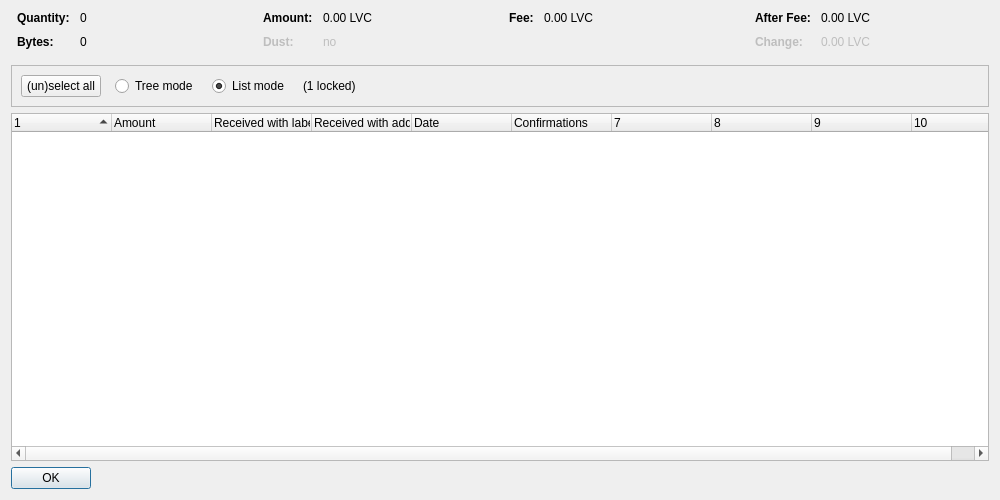
<?xml version="1.0" encoding="UTF-8"?>
<ui version="4.0">
 <class>CoinControlDialog</class>
 <widget class="QDialog" name="CoinControlDialog">
  <property name="geometry">
   <rect>
    <x>0</x>
    <y>0</y>
    <width>1000</width>
    <height>500</height>
   </rect>
  </property>
  <property name="windowTitle">
   <string>Coin Selection</string>
  </property>
  <layout class="QVBoxLayout" name="verticalLayout">
   <item>
    <layout class="QHBoxLayout" name="horizontalLayoutTop" stretch="0,0,0,0">
     <property name="topMargin">
      <number>0</number>
     </property>
     <property name="bottomMargin">
      <number>10</number>
     </property>
     <item>
      <layout class="QFormLayout" name="formLayoutCoinControl1">
       <property name="horizontalSpacing">
        <number>10</number>
       </property>
       <property name="verticalSpacing">
        <number>10</number>
       </property>
       <property name="leftMargin">
        <number>6</number>
       </property>
       <property name="rightMargin">
        <number>6</number>
       </property>
       <item row="0" column="0">
        <widget class="QLabel" name="labelCoinControlQuantityText">
         <property name="font">
          <font>
           <weight>75</weight>
           <bold>true</bold>
          </font>
         </property>
         <property name="text">
          <string>Quantity:</string>
         </property>
        </widget>
       </item>
       <item row="0" column="1">
        <widget class="QLabel" name="labelCoinControlQuantity">
         <property name="cursor">
          <cursorShape>IBeamCursor</cursorShape>
         </property>
         <property name="contextMenuPolicy">
          <enum>Qt::ActionsContextMenu</enum>
         </property>
         <property name="text">
          <string notr="true">0</string>
         </property>
         <property name="textInteractionFlags">
          <set>Qt::LinksAccessibleByMouse|Qt::TextSelectableByKeyboard|Qt::TextSelectableByMouse</set>
         </property>
        </widget>
       </item>
       <item row="1" column="0">
        <widget class="QLabel" name="labelCoinControlBytesText">
         <property name="font">
          <font>
           <weight>75</weight>
           <bold>true</bold>
          </font>
         </property>
         <property name="text">
          <string>Bytes:</string>
         </property>
        </widget>
       </item>
       <item row="1" column="1">
        <widget class="QLabel" name="labelCoinControlBytes">
         <property name="cursor">
          <cursorShape>IBeamCursor</cursorShape>
         </property>
         <property name="contextMenuPolicy">
          <enum>Qt::ActionsContextMenu</enum>
         </property>
         <property name="text">
          <string notr="true">0</string>
         </property>
         <property name="textInteractionFlags">
          <set>Qt::LinksAccessibleByMouse|Qt::TextSelectableByKeyboard|Qt::TextSelectableByMouse</set>
         </property>
        </widget>
       </item>
      </layout>
     </item>
     <item>
      <layout class="QFormLayout" name="formLayoutCoinControl2">
       <property name="horizontalSpacing">
        <number>10</number>
       </property>
       <property name="verticalSpacing">
        <number>10</number>
       </property>
       <property name="leftMargin">
        <number>6</number>
       </property>
       <property name="rightMargin">
        <number>6</number>
       </property>
       <item row="0" column="0">
        <widget class="QLabel" name="labelCoinControlAmountText">
         <property name="font">
          <font>
           <weight>75</weight>
           <bold>true</bold>
          </font>
         </property>
         <property name="text">
          <string>Amount:</string>
         </property>
        </widget>
       </item>
       <item row="0" column="1">
        <widget class="QLabel" name="labelCoinControlAmount">
         <property name="cursor">
          <cursorShape>IBeamCursor</cursorShape>
         </property>
         <property name="contextMenuPolicy">
          <enum>Qt::ActionsContextMenu</enum>
         </property>
         <property name="text">
          <string notr="true">0.00 LVC</string>
         </property>
         <property name="textInteractionFlags">
          <set>Qt::LinksAccessibleByMouse|Qt::TextSelectableByKeyboard|Qt::TextSelectableByMouse</set>
         </property>
        </widget>
       </item>
       <item row="1" column="0">
        <widget class="QLabel" name="labelCoinControlLowOutputText">
         <property name="enabled">
          <bool>false</bool>
         </property>
         <property name="font">
          <font>
           <weight>75</weight>
           <bold>true</bold>
          </font>
         </property>
         <property name="text">
          <string>Dust:</string>
         </property>
        </widget>
       </item>
       <item row="1" column="1">
        <widget class="QLabel" name="labelCoinControlLowOutput">
         <property name="enabled">
          <bool>false</bool>
         </property>
         <property name="cursor">
          <cursorShape>IBeamCursor</cursorShape>
         </property>
         <property name="contextMenuPolicy">
          <enum>Qt::ActionsContextMenu</enum>
         </property>
         <property name="text">
          <string notr="true">no</string>
         </property>
         <property name="textInteractionFlags">
          <set>Qt::LinksAccessibleByMouse|Qt::TextSelectableByKeyboard|Qt::TextSelectableByMouse</set>
         </property>
        </widget>
       </item>
      </layout>
     </item>
     <item>
      <layout class="QFormLayout" name="formLayoutCoinControl3">
       <property name="horizontalSpacing">
        <number>10</number>
       </property>
       <property name="verticalSpacing">
        <number>10</number>
       </property>
       <property name="leftMargin">
        <number>6</number>
       </property>
       <property name="rightMargin">
        <number>6</number>
       </property>
       <item row="0" column="0">
        <widget class="QLabel" name="labelCoinControlFeeText">
         <property name="font">
          <font>
           <weight>75</weight>
           <bold>true</bold>
          </font>
         </property>
         <property name="text">
          <string>Fee:</string>
         </property>
        </widget>
       </item>
       <item row="0" column="1">
        <widget class="QLabel" name="labelCoinControlFee">
         <property name="cursor">
          <cursorShape>IBeamCursor</cursorShape>
         </property>
         <property name="contextMenuPolicy">
          <enum>Qt::ActionsContextMenu</enum>
         </property>
         <property name="text">
          <string notr="true">0.00 LVC</string>
         </property>
         <property name="textInteractionFlags">
          <set>Qt::LinksAccessibleByMouse|Qt::TextSelectableByKeyboard|Qt::TextSelectableByMouse</set>
         </property>
        </widget>
       </item>
      </layout>
     </item>
     <item>
      <layout class="QFormLayout" name="formLayoutCoinControl4">
       <property name="horizontalSpacing">
        <number>10</number>
       </property>
       <property name="verticalSpacing">
        <number>10</number>
       </property>
       <property name="leftMargin">
        <number>6</number>
       </property>
       <property name="rightMargin">
        <number>6</number>
       </property>
       <item row="0" column="0">
        <widget class="QLabel" name="labelCoinControlAfterFeeText">
         <property name="font">
          <font>
           <weight>75</weight>
           <bold>true</bold>
          </font>
         </property>
         <property name="text">
          <string>After Fee:</string>
         </property>
        </widget>
       </item>
       <item row="0" column="1">
        <widget class="QLabel" name="labelCoinControlAfterFee">
         <property name="cursor">
          <cursorShape>IBeamCursor</cursorShape>
         </property>
         <property name="contextMenuPolicy">
          <enum>Qt::ActionsContextMenu</enum>
         </property>
         <property name="text">
          <string notr="true">0.00 LVC</string>
         </property>
         <property name="textInteractionFlags">
          <set>Qt::LinksAccessibleByMouse|Qt::TextSelectableByKeyboard|Qt::TextSelectableByMouse</set>
         </property>
        </widget>
       </item>
       <item row="1" column="0">
        <widget class="QLabel" name="labelCoinControlChangeText">
         <property name="enabled">
          <bool>false</bool>
         </property>
         <property name="font">
          <font>
           <weight>75</weight>
           <bold>true</bold>
          </font>
         </property>
         <property name="text">
          <string>Change:</string>
         </property>
        </widget>
       </item>
       <item row="1" column="1">
        <widget class="QLabel" name="labelCoinControlChange">
         <property name="enabled">
          <bool>false</bool>
         </property>
         <property name="cursor">
          <cursorShape>IBeamCursor</cursorShape>
         </property>
         <property name="contextMenuPolicy">
          <enum>Qt::ActionsContextMenu</enum>
         </property>
         <property name="text">
          <string notr="true">0.00 LVC</string>
         </property>
         <property name="textInteractionFlags">
          <set>Qt::LinksAccessibleByMouse|Qt::TextSelectableByKeyboard|Qt::TextSelectableByMouse</set>
         </property>
        </widget>
       </item>
      </layout>
     </item>
    </layout>
   </item>
   <item>
    <widget class="QFrame" name="frame">
     <property name="minimumSize">
      <size>
       <width>0</width>
       <height>40</height>
      </size>
     </property>
     <property name="frameShape">
      <enum>QFrame::StyledPanel</enum>
     </property>
     <property name="frameShadow">
      <enum>QFrame::Sunken</enum>
     </property>
     <layout class="QHBoxLayout" name="horizontalLayout">
      <item>
       <layout class="QHBoxLayout" name="horizontalLayoutPanel" stretch="0,0,0,0,0">
        <property name="spacing">
         <number>14</number>
        </property>
        <item>
         <widget class="QPushButton" name="pushButtonSelectAll">
          <property name="sizePolicy">
           <sizepolicy hsizetype="Maximum" vsizetype="Fixed">
            <horstretch>0</horstretch>
            <verstretch>0</verstretch>
           </sizepolicy>
          </property>
          <property name="text">
           <string>(un)select all</string>
          </property>
          <property name="autoDefault">
           <bool>false</bool>
          </property>
         </widget>
        </item>
        <item>
         <widget class="QRadioButton" name="radioTreeMode">
          <property name="sizePolicy">
           <sizepolicy hsizetype="Maximum" vsizetype="Fixed">
            <horstretch>0</horstretch>
            <verstretch>0</verstretch>
           </sizepolicy>
          </property>
          <property name="text">
           <string>Tree mode</string>
          </property>
         </widget>
        </item>
        <item>
         <widget class="QRadioButton" name="radioListMode">
          <property name="sizePolicy">
           <sizepolicy hsizetype="Maximum" vsizetype="Fixed">
            <horstretch>0</horstretch>
            <verstretch>0</verstretch>
           </sizepolicy>
          </property>
          <property name="text">
           <string>List mode</string>
          </property>
          <property name="checked">
           <bool>true</bool>
          </property>
         </widget>
        </item>
        <item>
         <widget class="QLabel" name="labelLocked">
          <property name="text">
           <string notr="true">(1 locked)</string>
          </property>
         </widget>
        </item>
        <item>
         <spacer name="horizontalSpacer">
          <property name="orientation">
           <enum>Qt::Horizontal</enum>
          </property>
          <property name="sizeHint" stdset="0">
           <size>
            <width>40</width>
            <height>20</height>
           </size>
          </property>
         </spacer>
        </item>
       </layout>
      </item>
     </layout>
    </widget>
   </item>
   <item>
    <widget class="CoinControlTreeWidget" name="treeWidget">
     <property name="contextMenuPolicy">
      <enum>Qt::CustomContextMenu</enum>
     </property>
     <property name="sortingEnabled">
      <bool>false</bool>
     </property>
     <property name="columnCount">
      <number>10</number>
     </property>
     <attribute name="headerShowSortIndicator" stdset="0">
      <bool>true</bool>
     </attribute>
     <attribute name="headerStretchLastSection">
      <bool>false</bool>
     </attribute>
     <column>
      <property name="text">
       <string/>
      </property>
     </column>
     <column>
      <property name="text">
       <string>Amount</string>
      </property>
     </column>
     <column>
      <property name="text">
       <string>Received with label</string>
      </property>
     </column>
     <column>
      <property name="text">
       <string>Received with address</string>
      </property>
     </column>
     <column>
      <property name="text">
       <string>Date</string>
      </property>
     </column>
     <column>
      <property name="text">
       <string>Confirmations</string>
      </property>
      <property name="toolTip">
       <string>Confirmed</string>
      </property>
     </column>
     <column>
      <property name="text">
       <string/>
      </property>
     </column>
     <column>
      <property name="text">
       <string/>
      </property>
     </column>
     <column>
      <property name="text">
       <string/>
      </property>
     </column>
     <column>
      <property name="text">
       <string/>
      </property>
     </column>
    </widget>
   </item>
   <item>
    <widget class="QDialogButtonBox" name="buttonBox">
     <property name="sizePolicy">
      <sizepolicy hsizetype="Maximum" vsizetype="Fixed">
       <horstretch>0</horstretch>
       <verstretch>0</verstretch>
      </sizepolicy>
     </property>
     <property name="orientation">
      <enum>Qt::Horizontal</enum>
     </property>
     <property name="standardButtons">
      <set>QDialogButtonBox::Ok</set>
     </property>
    </widget>
   </item>
  </layout>
 </widget>
 <customwidgets>
  <customwidget>
   <class>CoinControlTreeWidget</class>
   <extends>QTreeWidget</extends>
   <header>qt/coincontroltreewidget.h</header>
  </customwidget>
 </customwidgets>
 <resources/>
 <connections/>
</ui>
